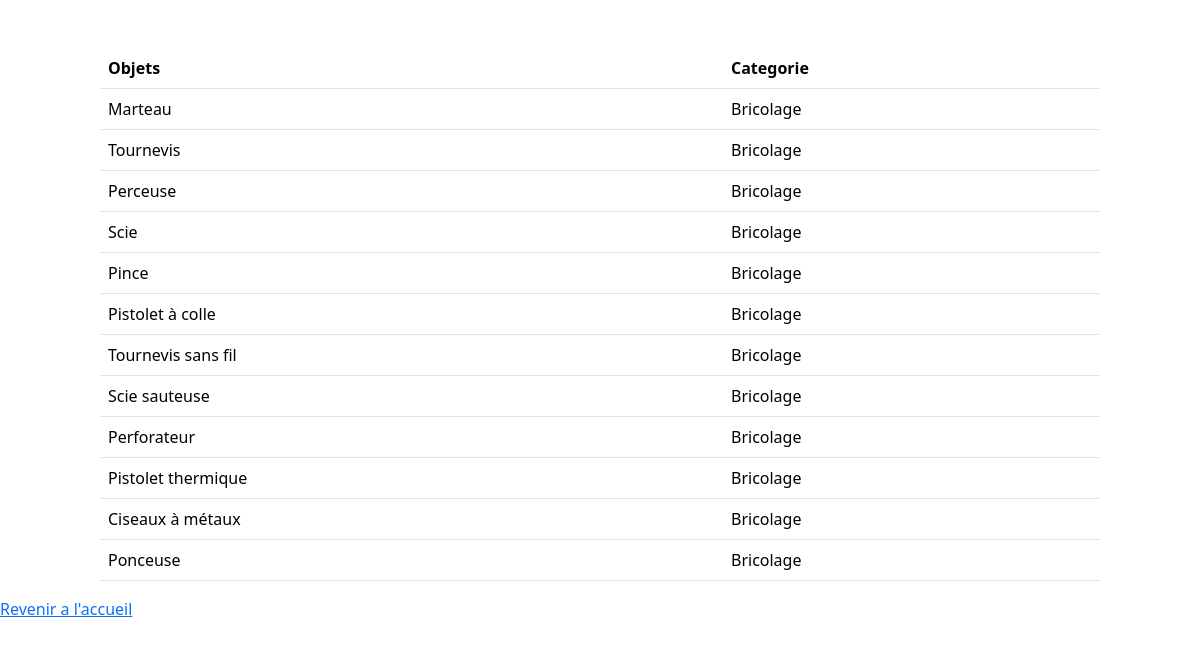
The page /pages/filtre.php?ind=2 on the database its author committed.
### tables this page shows
create table objet(
    id_objet int primary key auto_increment,
    nom_objet varchar(50),
    id_categorie int,
    id_membre int
);

create table categorie_objet(
    id_categorie int primary key auto_increment,
    nom_categorie varchar(100)
);

### inc/connexion.php (called while the page is built, shortened)
<?php
function dbconnect()
{
    static $connect = null;
    if ($connect === null) {
        $connect = mysqli_connect('localhost', 'root', '', 'emprunt');
        mysqli_set_charset($connect, 'utf8mb4');
    }
    return $connect;
} ?>

### inc/functions.php (called while the page is built, shortened)
<?php
require("connexion.php");
function objets_filtre($choix)
{
    $sql = "select * from objet join categorie_objet
    on objet.id_categorie=categorie_objet.id_categorie
    where objet.id_categorie=$choix";
    $donnee = mysqli_query(dbconnect(), $sql);
    while ($pub = mysqli_fetch_assoc($donnee))
    {
        $result[] = $pub;
    }
    return $result;
}
?>

### pages/filtre.php (the view, shortened to what this page needs)
<?php
include("../inc/functions.php");
$indice = $_GET['ind'];
$filtre = objets_filtre($indice);
?>
<!DOCTYPE html>
<html lang="en">
<head>
    <link href="../assets/css/bootstrap.min.css" rel="stylesheet">
</head>
<body>
    <div class="col-lg-10 offset-1">
        <table class="table table-hover mt-5">
            <tr>
                <td><strong>Objets</strong> </td>
                <td><strong>Categorie</strong> </td>
            </tr>
            <?php foreach ($filtre as $f) { ?>
                <tr>
                    <td><?= $f['nom_objet'] ?></td>
                    <td><?= $f['nom_categorie'] ?></td>
                </tr>
            <?php } ?>
        </table>
    </div>
    <a href="accueil.php">Revenir a l'accueil</a>
</body>
</html>

### rows shown on the page
objet: nom_objet "Marteau", id_categorie.nom_categorie "Bricolage"
objet: nom_objet "Tournevis", id_categorie.nom_categorie "Bricolage"
objet: nom_objet "Perceuse", id_categorie.nom_categorie "Bricolage"
objet: nom_objet "Scie", id_categorie.nom_categorie "Bricolage"
objet: nom_objet "Pince", id_categorie.nom_categorie "Bricolage"
objet: nom_objet "Pistolet à colle", id_categorie.nom_categorie "Bricolage"
objet: nom_objet "Tournevis sans fil", id_categorie.nom_categorie "Bricolage"
objet: nom_objet "Scie sauteuse", id_categorie.nom_categorie "Bricolage"
objet: nom_objet "Perforateur", id_categorie.nom_categorie "Bricolage"
objet: nom_objet "Pistolet thermique", id_categorie.nom_categorie "Bricolage"
objet: nom_objet "Ciseaux à métaux", id_categorie.nom_categorie "Bricolage"
objet: nom_objet "Ponceuse", id_categorie.nom_categorie "Bricolage"
